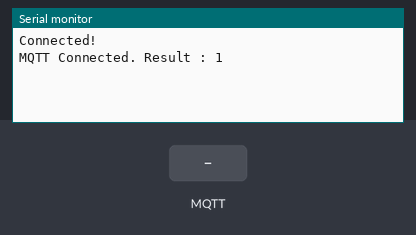
Bench run of a sketch on a simulated ESP32. Shown: the last lines printed to the serial monitor. Inputs (shaded band) come from the test bench. WiFi joins after 1.5 s; servers stay silent unless stated; no MQTT or app messages arrive unless stated.

Above: at 2.7 s.
2.8 s: MQTT message "9999" arrives on the first subscribed topic
At 5.1 s:
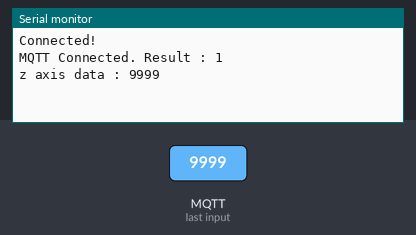
5.5 s: MQTT message "90" arrives on the second subscribed topic
At 6.7 s:
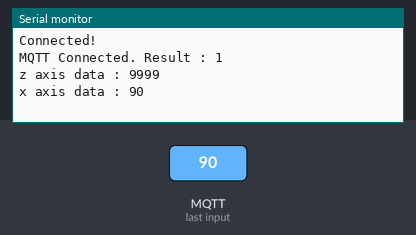
7.5 s: MQTT message "5" arrives on the third subscribed topic
At 9.4 s:
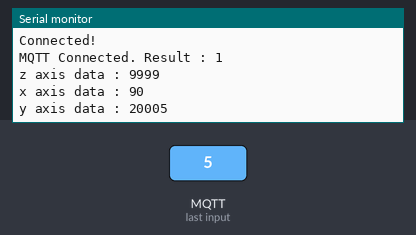

The sketch:

esp_mqtt.ino
```cpp
#include <stdlib.h>
#include <WiFi.h>
#include <PubSubClient.h>
#include <Wire.h>

int step_target = 0;
int servo_target = 0;
int dc_target = 0;

char ssid[] = "tjh";                              //WiFi ssid
char psw[] = "tak123412341234";                   //Wifi password
char mqttSV[] = "cheese.mju.ac.kr";               //MQTT data
uint16_t mqttPN = 30220;                          //MQTT port number
char mqttTSNM[] = "TESTjaemin01";                 //MQTT test connect
char mqttTPz[] = "MJU/IOT/60181793/Z";  //스텝
char mqttTPy[] = "MJU/IOT/60181793/Y";  //DC
char mqttTPx[] = "MJU/IOT/60181793/X";  //서보

unsigned long long lastMS = 0;
unsigned long long lastMS2 = 0;

int xdata = 0;
int ydata = 0;
int zdata = 0;

int flagz = 0;
int flagy = 0;
int flagx = 0;

WiFiClient myTCPClient;
PubSubClient myMQTTClient;

void cbFunc(const char topic[], byte *data, unsigned int length){ //Callback Functiion
  char DATA[20] = {0,};     //For callback function
  memcpy(DATA, data, length);
  String buffz;
  String buffy;
  String buffx;

  if(topic[17] == 'Z') {
    buffz = DATA;
    zdata = buffz.toInt();
  }
  if(topic[17] == 'Y'){
    buffy = DATA;
    ydata = buffy.toInt() + 20000;
  }
  if(topic[17] == 'X'){
    buffx = DATA;
    xdata = buffx.toInt();
  }
}

void setup() {
  Serial.begin(115200);
  Serial1.begin(115200, SERIAL_8N1, 15, 2);
  Serial2.begin(115200, SERIAL_8N1, 12, 13);
  WiFi_START();
  MQTT_START();
}

void loop() {
  myMQTTClient.loop();
  if(millis() - lastMS > 2000){
    lastMS = millis();
    if(zdata <=500 && zdata >= 100 && flagz == 0){
      Serial2.print(zdata);
      Serial.print("z axis data : "); Serial.println(zdata);
    }
    else if(zdata == 9999 && flagz == 0){
      Serial2.print(zdata);
      Serial.print("z axis data : "); Serial.println(zdata);
      flagz = 1;
    }
    if(ydata > 20000 && ydata < 20600 && flagy == 0){
      Serial2.print(ydata);
      Serial.print("y axis data : "); Serial.println(ydata);
    }
    else if(ydata == 119999 && flagy == 0){
      Serial.print("y axis data : "); Serial.println(ydata);
      flagy = 1;
    }
    if(flagx == 0 && xdata > 50 && xdata < 1000){
      Serial.print("x axis data : "); Serial.println(xdata);
      Serial1.print(xdata);
      flagx = 1;
    }
  }

}

void MQTT_START(){  //MQTT Start
  myMQTTClient.setClient(myTCPClient);
  myMQTTClient.setServer(mqttSV,mqttPN);
  myMQTTClient.setCallback(cbFunc);
  int result = myMQTTClient.connect(mqttTSNM);
  myMQTTClient.subscribe(mqttTPz);
  myMQTTClient.subscribe(mqttTPx);
  myMQTTClient.subscribe(mqttTPy);

  printf("MQTT Connected. Result : %d\r\n",result);
}

void WiFi_START(){  //WiFi Start
  WiFi.mode(WIFI_MODE_STA);
  WiFi.begin(ssid,psw);

  while(1){
    if(WiFi.waitForConnectResult() == WL_CONNECTED){
      printf("Connected!\r\n");
      break;
    }
    else{
      printf("Something Wrong\r\n");
      while(1) sleep(1);
    }
  }
}
```

Measured:
- after the input at 2.8 s, the serial monitor: prints a new line after 1.2 s (image 1)
- after the input at 5.5 s, the serial monitor: prints a new line after 0.50 s (image 2)
- after the input at 7.5 s, the serial monitor: prints a new line after 0.50 s (image 3)
